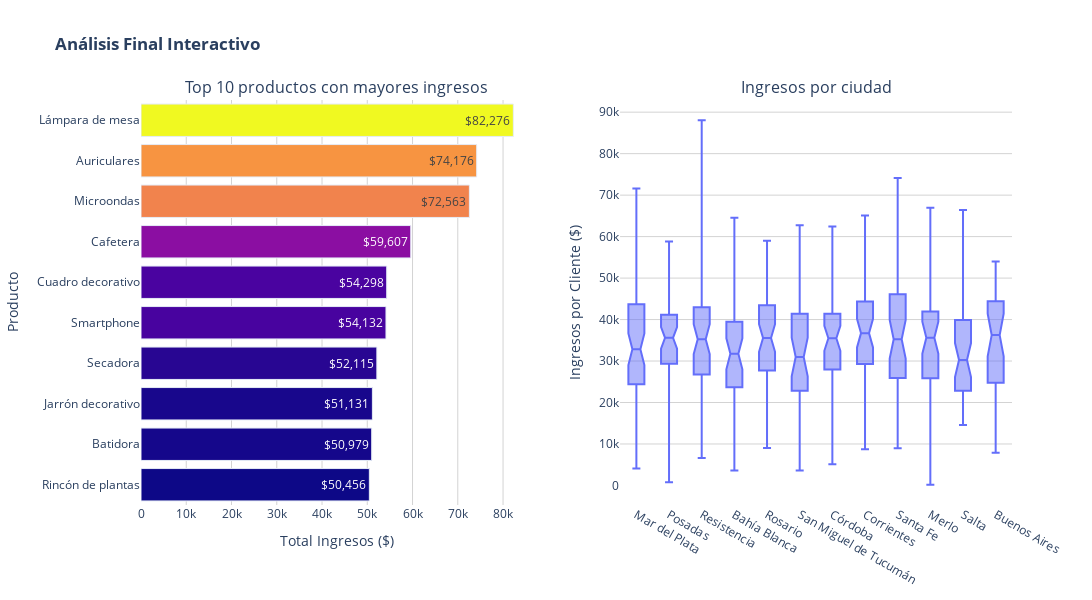

This figure's notebook cell:
### Code cell
# GRÁFICOS INTERACTIVOS (PLOTLY EXPRESS)
fig = make_subplots(
    rows=1, cols=2,
    subplot_titles=(
        "Top 10 productos con mayores ingresos",
        "Ingresos por ciudad",
    ),
    specs=[
        [{"type": "bar"}, {"type": "box"}]
    ]
)

# Top 10 productos con mayores ingresos
bar1 = px.bar(
        top10_productos,
        x="total_ingresos",
        y="producto",
        orientation="h",
        text=top10_productos["total_ingresos"].round(0),
        color="total_ingresos",
        color_discrete_sequence=px.colors.sequential.Plasma_r,
        range_color=(top10_productos["total_ingresos"].min(), top10_productos["total_ingresos"].max())
)

fig.add_trace(bar1.data[0], row=1, col=1)
fig.update_yaxes(
    autorange="reversed",
    row=1, col=1
)

fig.update_traces(
    texttemplate='$%{text:,.0f}'
)


# Ingresos por ciudad
box = px.box(
    df_clientes,
    x="ciudad",
    y="ingresos",
    points=False,
    notched=True
)
fig.add_trace(box.data[0], row=1, col=2)

fig.update_yaxes(
    tickformat=".1s",
    title_text="Ingresos por Cliente ($)",
    showgrid=True, 
    gridcolor="lightgrey", 
    dtick=10000, 
    row=1, col=2
)

fig.update_layout(
    title="<b>Análisis Final Interactivo</b>",
    coloraxis_showscale=False,
    plot_bgcolor="white",
    xaxis=dict(showgrid=True, gridcolor="lightgrey", dtick=10000),   
    xaxis_title="Total Ingresos ($)",
    yaxis_title="Producto",
    height=600,
    width=1200
)

# Bordes de cajas
fig.update_traces(
    marker_line_width=1
)
fig.show()

### Figure 1 — Plotly figure (JSON) as saved in the notebook; plotly's stock layout.template omitted (floating-point values rounded to 4 significant figures; data arrays with more than 128 entries replaced by an {"elided": "..."} marker saying what was removed)
{"data": [{"hovertemplate": "total_ingresos=%{marker.color}<br>producto=%{y}<br>text=%{text}<extra></extra>", "legendgroup": "", "marker": {"color": [82280.0, 74180.0, 72560.0, 59610.0, 54300.0, 54130.0, 52120.0, 51130.0, 50980.0, 50460.0], "coloraxis": "coloraxis", "line": {"width": 1}, "pattern": {"shape": ""}}, "name": "", "orientation": "h", "showlegend": false, "text": [82280.0, 74180.0, 72560.0, 59610.0, 54300.0, 54130.0, 52120.0, 51130.0, 50980.0, 50460.0], "textposition": "auto", "texttemplate": "$%{text:,.0f}", "type": "bar", "x": [82280.0, 74180.0, 72560.0, 59610.0, 54300.0, 54130.0, 52120.0, 51130.0, 50980.0, 50460.0], "xaxis": "x", "y": ["Lámpara de mesa", "Auriculares", "Microondas", "Cafetera", "Cuadro decorativo", "Smartphone", "Secadora", "Jarrón decorativo", "Batidora", "Rincón de plantas"], "yaxis": "y"}, {"alignmentgroup": "True", "boxpoints": false, "hovertemplate": "ciudad=%{x}<br>ingresos=%{y}<extra></extra>", "legendgroup": "", "marker": {"color": "#636efa", "line": {"width": 1}}, "name": "", "notched": true, "offsetgroup": "", "orientation": "v", "showlegend": false, "type": "box", "x": {"elided": "567 str values"}, "x0": " ", "xaxis": "x2", "y": {"elided": "567 float values"}, "y0": " ", "yaxis": "y2"}], "layout": {"annotations": [{"font": {"size": 16}, "showarrow": false, "text": "Top 10 productos con mayores ingresos", "x": 0.225, "xanchor": "center", "xref": "paper", "y": 1, "yanchor": "bottom", "yref": "paper"}, {"font": {"size": 16}, "showarrow": false, "text": "Ingresos por ciudad", "x": 0.775, "xanchor": "center", "xref": "paper", "y": 1, "yanchor": "bottom", "yref": "paper"}], "coloraxis": {"showscale": false}, "height": 600, "plot_bgcolor": "white", "title": {"text": "<b>Análisis Final Interactivo</b>"}, "width": 1200, "xaxis": {"anchor": "y", "domain": [0, 0.45], "dtick": 10000, "gridcolor": "lightgrey", "showgrid": true, "title": {"text": "Total Ingresos ($)"}}, "xaxis2": {"anchor": "y2", "domain": [0.55, 1]}, "yaxis": {"anchor": "x", "autorange": "reversed", "domain": [0, 1], "title": {"text": "Producto"}}, "yaxis2": {"anchor": "x2", "domain": [0, 1], "dtick": 10000, "gridcolor": "lightgrey", "showgrid": true, "tickformat": ".1s", "title": {"text": "Ingresos por Cliente ($)"}}}}
